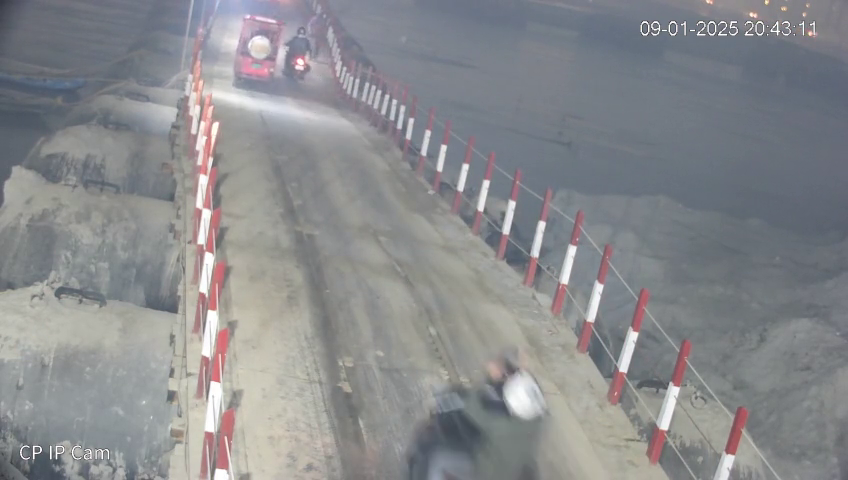
#> input picture frame 206 of vehant_hackathon_video_12.mp4, 848 x 480 px
$ python combine_attemt_10_12.py
#> lines starting #> are read from the running program, lines starting #| are printed output that depends on the picture
import cv2
import numpy as np
import os
import sys
from collections import deque

# ================= USER INPUT =================
VIDEO_PATH = "vehant_hackathon_video_12.mp4"
# ==============================================

# ================= OUTPUT ======================
OUT_DIR = "main_attempt_solution"
OUT_VIDEO_NAME = "trial.mp4"
# ==============================================

# ================= PARAMETERS ==================
MIN_BLOB_AREA_RATIO = 0.0008
LINE_POS_RATIO = 0.5           # middle line
MAX_CENTROID_DIST = 60
MAX_MISSED_FRAMES = 6

LINE_OCCUPANCY_THRESHOLD = 0.40
MAX_NEW_VEHICLES = 3
WINDOW_FRAMES = 4
# ==============================================


def main():
    if not os.path.exists(VIDEO_PATH):
        print("Video not found")
        sys.exit(1)

    os.makedirs(OUT_DIR, exist_ok=True)
    out_path = os.path.join(OUT_DIR, OUT_VIDEO_NAME)

    cap = cv2.VideoCapture(VIDEO_PATH)
    if not cap.isOpened():
        sys.exit(1)

    W = int(cap.get(cv2.CAP_PROP_FRAME_WIDTH))
    H = int(cap.get(cv2.CAP_PROP_FRAME_HEIGHT))
    FPS = cap.get(cv2.CAP_PROP_FPS)

    writer = cv2.VideoWriter(
        out_path,
        cv2.VideoWriter_fourcc(*"mp4v"),
        FPS,
        (W, H)
    )

    min_blob_area = int(MIN_BLOB_AREA_RATIO * W * H)
    line_y = int(LINE_POS_RATIO * H)

    bg = cv2.createBackgroundSubtractorMOG2(
        history=500,
        varThreshold=32,
        detectShadows=False
    )

    kernel = cv2.getStructuringElement(cv2.MORPH_ELLIPSE, (5, 5))

    objects = []
    total_count = 0
    frame_idx = 0
    recent_increments = deque()

    while True:
        ret, frame = cap.read()
#> frame is the input picture: shape (480, 848, 3); mean B, G, R 141.8, 139.1, 137.8
        if not ret:
            break

        frame_idx += 1

        # ---------- FOREGROUND ----------
        fg = bg.apply(frame)
#> fg: shape (480, 848); every value is 255
        fg = cv2.morphologyEx(fg, cv2.MORPH_OPEN, kernel, 1)
        fg = cv2.morphologyEx(fg, cv2.MORPH_CLOSE, kernel, 2)
        _, fg = cv2.threshold(fg, 200, 255, cv2.THRESH_BINARY)

        # ---------- CONNECTED COMPONENTS ----------
        num_labels, _, stats, cents = cv2.connectedComponentsWithStats(fg, 8)
#> num_labels = 2; stats = [[-1, 2147483647, 0, 0, 0], [0, 0, 848, 480, 407040]]; cents = [[nan, nan], [423.5, 239.5]]

        detections = []
        for i in range(1, num_labels):
            area = stats[i, cv2.CC_STAT_AREA]
            if area < min_blob_area:
                continue

            x, y, w, h = stats[i, :4]
            cx, cy = cents[i]
            detections.append((cx, cy, x, y, w, h, area))
#> this loop made 1 pass
#> (area, x, y, w, h, cx, cy) on pass 1: (407040, 0, 0, 848, 480, 423.5, 239.5)
#> after the loop, detections = [(423.5, 239.5, 0, 0, 848, 480, 407040)]

        # ---------- TRACK UPDATE ----------
        for obj in objects:
            obj["matched"] = False

        new_objs = []

        for cx, cy, x, y, w, h, area in detections:
            best, best_d = None, MAX_CENTROID_DIST
            for obj in objects:
                if obj["matched"]:
                    continue
                d = np.hypot(cx - obj["centroid"][0], cy - obj["centroid"][1])
                if d < best_d:
                    best_d, best = d, obj

            if best:
                best["centroid"] = (cx, cy)
                best["bbox"] = (x, y, w, h)
                best["area"] = area
                best["missed"] = 0
                best["matched"] = True
            else:
                new_objs.append({
                    "centroid": (cx, cy),
                    "bbox": (x, y, w, h),
                    "area": area,
                    "missed": 0,
                    "counted": False,
                    "matched": True
                })
#> this loop made 1 pass
#> (cx, cy, x, y, w, h, area) on pass 1: (423.5, 239.5, 0, 0, 848, 480, 407040)
#> after the loop, new_objs = 1 item

        survivors = []
        for obj in objects:
            if not obj["matched"]:
                obj["missed"] += 1
            if obj["missed"] <= MAX_MISSED_FRAMES:
                survivors.append(obj)

        objects = survivors + new_objs
#> objects = 1 item

        # ---------- LINE OCCUPANCY ----------
        crossing = []
        intervals = []

        for obj in objects:
            if obj["counted"]:
                continue
            x, y, w, h = obj["bbox"]
            if y <= line_y <= y + h:
                crossing.append(obj)
                intervals.append((x, x + w))
#> this loop made 1 pass
#> (x, y, w, h) on pass 1: (0, 0, 848, 480)
#> after the loop, crossing = 1 item; intervals = [(0, 848)]

        # merge x-intervals
        intervals.sort()
        covered = 0
        ps, pe = None, None
        for s, e in intervals:
            if ps is None:
                ps, pe = s, e
            elif s <= pe:
                pe = max(pe, e)
            else:
                covered += pe - ps
                ps, pe = s, e
#> this loop made 1 pass
#> (s, e, ps, pe) on pass 1: (0, 848, 0, 848)
#> after the loop, covered = 0
        if ps is not None:
            covered += pe - ps
#> covered = 848

        line_occupancy = covered / W
#> line_occupancy = 1

        # clean rate limiter
        while recent_increments and frame_idx - recent_increments[0] > WINDOW_FRAMES:
            recent_increments.popleft()

        if line_occupancy > LINE_OCCUPANCY_THRESHOLD:
            if crossing:
                obj = max(crossing, key=lambda o: o["area"])
#> obj = {'centroid': (423.5, 239.5), 'bbox': (0, 0, 848, 480), 'area': 407040, 'missed': 0, 'counted': False, 'matched': True}
                total_count += 1
                obj["counted"] = True
                recent_increments.append(frame_idx)
        else:
            allowed = MAX_NEW_VEHICLES - len(recent_increments)
            if allowed > 0:
                crossing.sort(key=lambda o: o["area"], reverse=True)
                for obj in crossing[:allowed]:
                    total_count += 1
                    obj["counted"] = True
                    recent_increments.append(frame_idx)

        # ---------- VISUALIZATION ----------
        vis = frame.copy()
        cv2.line(vis, (0, line_y), (W, line_y), (0, 255, 255), 2)
        cv2.putText(
            vis,
            f"Vehicle Count: {total_count}",
            (20, 40),
            cv2.FONT_HERSHEY_SIMPLEX,
            1.0,
            (0, 0, 255),
            2
        )
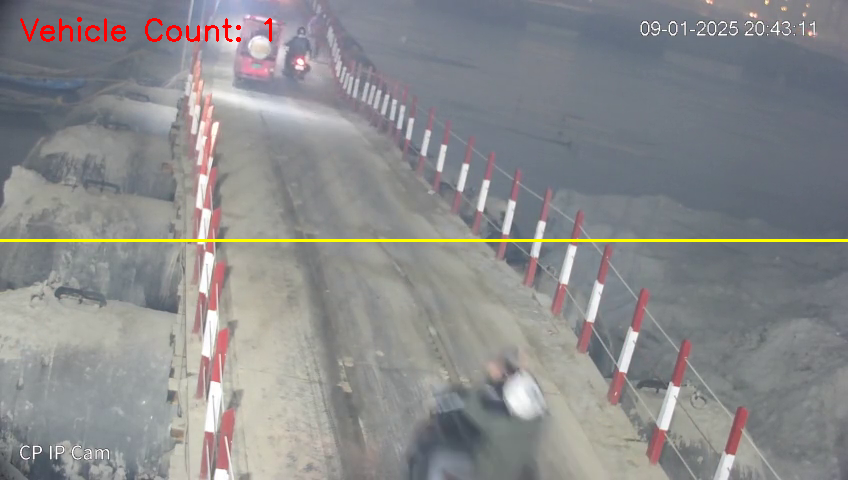
#> vis: shape (480, 848, 3); mean B, G, R 140.4, 139.4, 139.1

        writer.write(vis)

        # 🔴 THESE WINDOWS WERE MISSING BEFORE — NOW FIXED
        cv2.imshow("Motion Blobs (Detector)", fg)
        cv2.imshow("Original + Count", vis)

        print(
            f"\rFrame {frame_idx:05d} | LineOcc: {line_occupancy:.2f} | Count: {total_count}",
            end=""
        )
#| Frame 00001 | LineOcc: 1.00 | Count: 1

        if cv2.waitKey(1) & 0xFF == 27:
#> (key Esc is pressed here)
            break

    print("\nSaved to:", out_path)
    cap.release()
    writer.release()
    cv2.destroyAllWindows()


if __name__ == "__main__":
    main()

$ run again, starting later in the video
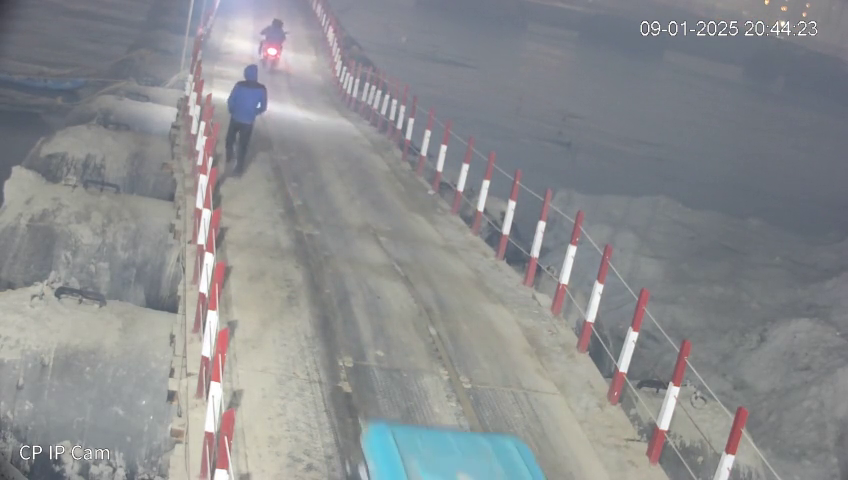
#> input picture frame 928 of vehant_hackathon_video_12.mp4, 848 x 480 px
#> in main, frame is the input picture: shape (480, 848, 3); mean B, G, R 143.4, 141.3, 139.5
#> fg: shape (480, 848); every value is 255
#> num_labels = 2; stats = [[-1, 2147483647, 0, 0, 0], [0, 0, 848, 480, 407040]]; cents = [[nan, nan], [423.5, 239.5]]
#> the loop in main, `for i in range(1, num_labels):` made 1 pass
#> (area, x, y, w, h, cx, cy) on pass 1: (407040, 0, 0, 848, 480, 423.5, 239.5)
#> after the loop in main, `for i in range(1, num_labels):`: detections = [(423.5, 239.5, 0, 0, 848, 480, 407040)]
#> the loop in main, `for cx, cy, x, y, w, h, area in detections:` made 1 pass
#> (cx, cy, x, y, w, h, area) on pass 1: (423.5, 239.5, 0, 0, 848, 480, 407040)
#> after the loop in main, `for cx, cy, x, y, w, h, area in detections:`: new_objs = 1 item
#> the loop in main, `for obj in objects:` made 1 pass
#> (x, y, w, h) on pass 1: (0, 0, 848, 480)
#> after the loop in main, `for obj in objects:`: intervals = [(0, 848)]
#> the loop in main, `for s, e in intervals:` made 1 pass
#> (s, e, ps, pe) on pass 1: (0, 848, 0, 848)
#> after the loop in main, `for s, e in intervals:`: covered = 0
#> in main, `covered += pe - ps`: covered = 848
#> line_occupancy = 1
#> in main, `obj = max(crossing, key=lambda o: o["area"])`: obj = {'centroid': (423.5, 239.5), 'bbox': (0, 0, 848, 480), 'area': 407040, 'missed': 0, 'counted': False, 'matched': True}
#> in main, `cv2.putText( vis, f"Vehicle Count: {total_count}", (20, 40), cv2.FONT_..`:
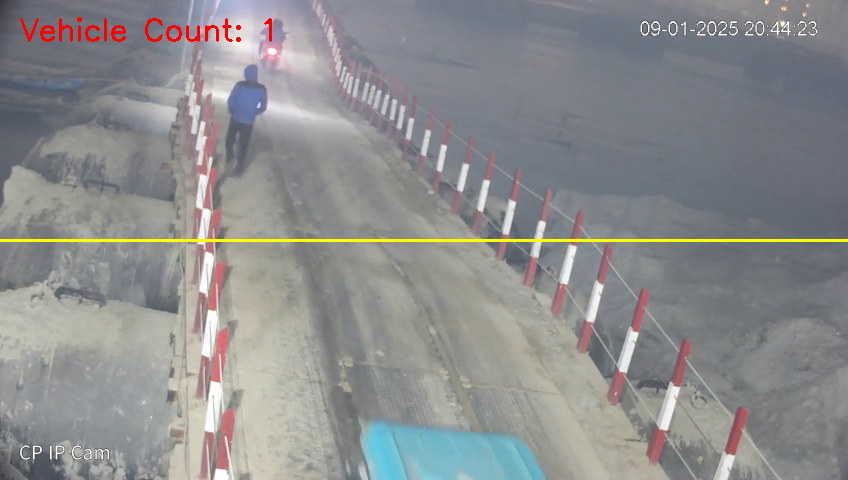
#> vis: shape (480, 848, 3); mean B, G, R 142, 141.5, 140.8
#| Frame 00001 | LineOcc: 1.00 | Count: 1

$ run again, starting later in the video
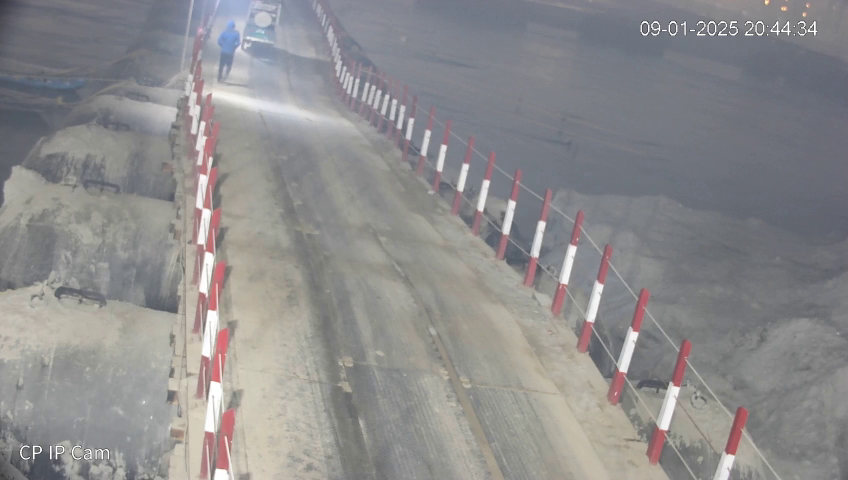
#> input picture frame 1651 of vehant_hackathon_video_12.mp4, 848 x 480 px
#> in main, frame is the input picture: shape (480, 848, 3); mean B, G, R 141.4, 140.6, 141.6
#> fg: shape (480, 848); every value is 255
#> num_labels = 2; stats = [[-1, 2147483647, 0, 0, 0], [0, 0, 848, 480, 407040]]; cents = [[nan, nan], [423.5, 239.5]]
#> the loop in main, `for i in range(1, num_labels):` made 1 pass
#> (area, x, y, w, h, cx, cy) on pass 1: (407040, 0, 0, 848, 480, 423.5, 239.5)
#> after the loop in main, `for i in range(1, num_labels):`: detections = [(423.5, 239.5, 0, 0, 848, 480, 407040)]
#> the loop in main, `for cx, cy, x, y, w, h, area in detections:` made 1 pass
#> (cx, cy, x, y, w, h, area) on pass 1: (423.5, 239.5, 0, 0, 848, 480, 407040)
#> after the loop in main, `for cx, cy, x, y, w, h, area in detections:`: new_objs = 1 item
#> the loop in main, `for obj in objects:` made 1 pass
#> (x, y, w, h) on pass 1: (0, 0, 848, 480)
#> after the loop in main, `for obj in objects:`: intervals = [(0, 848)]
#> the loop in main, `for s, e in intervals:` made 1 pass
#> (s, e, ps, pe) on pass 1: (0, 848, 0, 848)
#> after the loop in main, `for s, e in intervals:`: covered = 0
#> in main, `covered += pe - ps`: covered = 848
#> line_occupancy = 1
#> in main, `obj = max(crossing, key=lambda o: o["area"])`: obj = {'centroid': (423.5, 239.5), 'bbox': (0, 0, 848, 480), 'area': 407040, 'missed': 0, 'counted': False, 'matched': True}
#> in main, `cv2.putText( vis, f"Vehicle Count: {total_count}", (20, 40), cv2.FONT_..`:
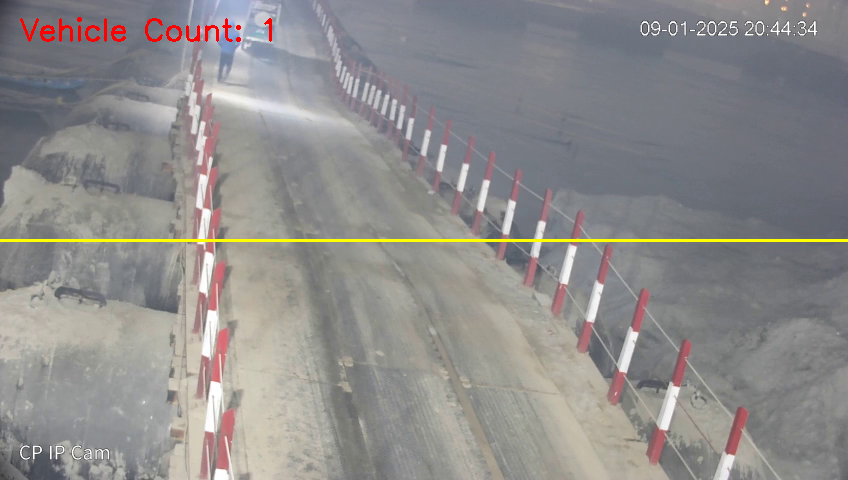
#> vis: shape (480, 848, 3); mean B, G, R 140, 140.8, 142.8
#| Frame 00001 | LineOcc: 1.00 | Count: 1
